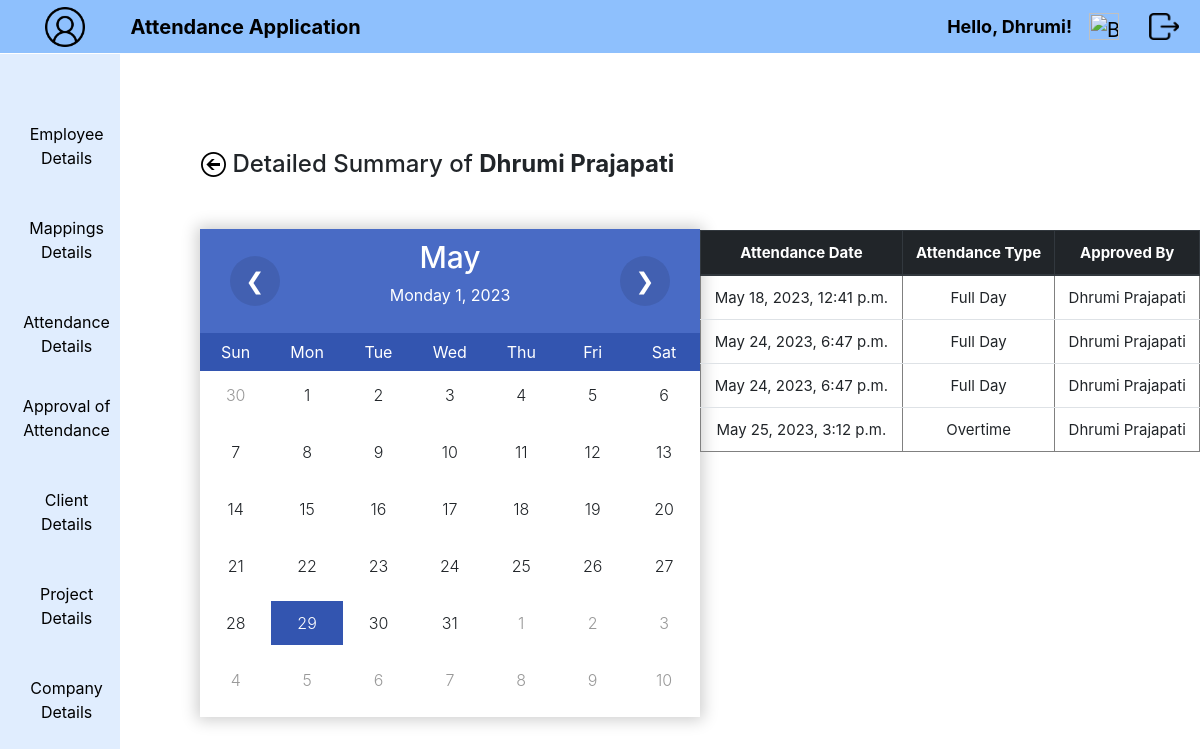
The page /summary_detail?employee_id=194 (signed in) on the database as committed earlier.
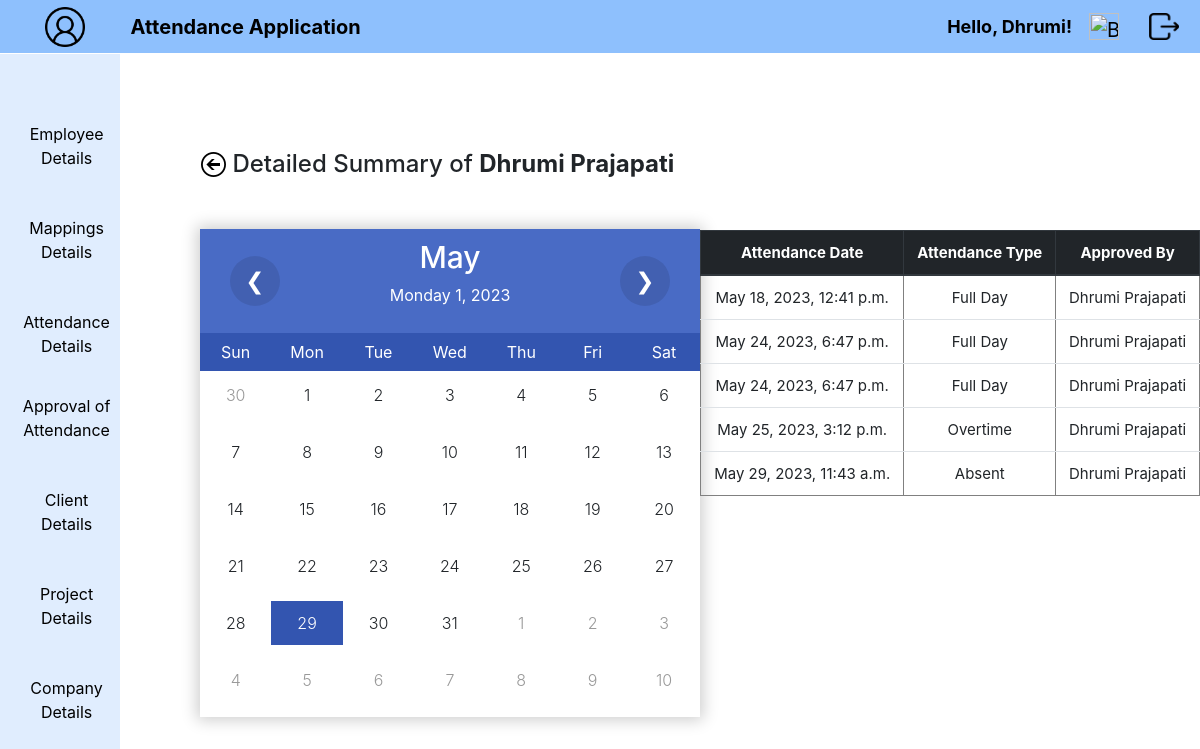
The same page on the database as committed later.
### Attendance/models.py (models this page shows, shortened)
class ApprovedAtt(models.Model):
        ATTENDANCE = (('Full Day','Full Day'),
                      ('Half Day','Half Day'),
                      ('Overtime','Overtime'),
                      ('Absent','Absent'),)
        user = models.ForeignKey(User, on_delete=models.CASCADE, default=None, related_name="user")
        name = models.ForeignKey(User, on_delete=models.CASCADE, default=None, related_name="name")
        tdate = models.DateTimeField(default=timezone.now, verbose_name='Today Date', editable=False)
        attendance = models.CharField(choices=ATTENDANCE, max_length=100, null=True, verbose_name='Attendance', default='Full Day')
        mapping = models.ForeignKey(Mapping, on_delete=models.CASCADE, default=None, null=True)
        approved_timestamp = models.DateTimeField(auto_now_add=True)
        class Meta:
                db_table = "ApprovedAtt"

### Attendance/views.py (the view)
# urls.py: path('summary_detail',views.summary_detail,name='summary_detail'),
@login_required(login_url='loginview')
@never_cache
def summary_detail(request):
    employee_id = request.GET.get('employee_id')  # Assuming the employee ID is passed as a query parameter
    employee = User.objects.get(id=employee_id)
    approved_att = ApprovedAtt.objects.filter(name=employee)
    template = loader.get_template('summary_detail.html')
    context = {
        'username': request.user.username,
        'employee': employee,
        'approved_att': approved_att,
    }
    return HttpResponse(template.render(context, request))

### Attendance/templates/summary_detail.html
{% extends "home.html" %}
{% load static %}
{% block content %}
<div class="emp">
  <div class="emp-container">
    <div class="calendar-container">
      <h4 style="text-align: left; margin: 50px 0px 50px 50px;">
        <a href="{% url 'summary' %}"><img src="{% static 'images/back.png' %}" alt=""></a>
        Detailed Summary of <b>{{ employee.first_name }} {{ employee.last_name }}</b>
      </h4>
      <div class="calender">
        <div class="month">
          <div class="prev" onclick="moveDate('prev')">
            <span>&#10094</span>
          </div>
          <div>
            <h2 id="month">May</h2>
            <p id="date_str">Mon May 22 2023</p>
          </div>
          <div class="next" onclick="moveDate('next')">
            <span>&#10095</span>
          </div>
        </div>
        <div class="weekends">
          <div>Sun</div>
          <div>Mon</div>
          <div>Tue</div>
          <div>Wed</div>
          <div>Thu</div>
          <div>Fri</div>
          <div>Sat</div>
        </div>
        <div class="days">
        </div>
      </div>
    </div>
    <div class="table-container">
      {% if approved_att %}
      <table border='1' class="table text-center">
        <thead class="thead-dark">
          <tr>
            <th scope="col">Attendance Date</th>
            <th scope="col">Attendance Type</th>
            <th scope="col">Approved By</th>
          </tr>
        </thead>
        <tbody>
          {% for att in approved_att %}
          <tr>
            <td>{{ att.tdate }}</td>
            <td>{{ att.attendance }}</td>
            <td>{{ att.user.first_name }} {{ att.user.last_name }}</td>
          </tr>
          {% endfor %}
        </tbody>
      </table>
      {% else %}
      <div style="text-align: left; margin: 50px 0px 50px 50px;">
        No approved attendance records found for this employee.
      </div>
      {% endif %}
    </div>
  </div>
</div>
{% endblock %}

Rows that differ between the two databases and show on the page:
added ApprovedAtt: tdate "May 29, 2023, 11:43 a.m.", attendance "Absent", user.first_name "Dhrumi", user.last_name "Prajapati"
